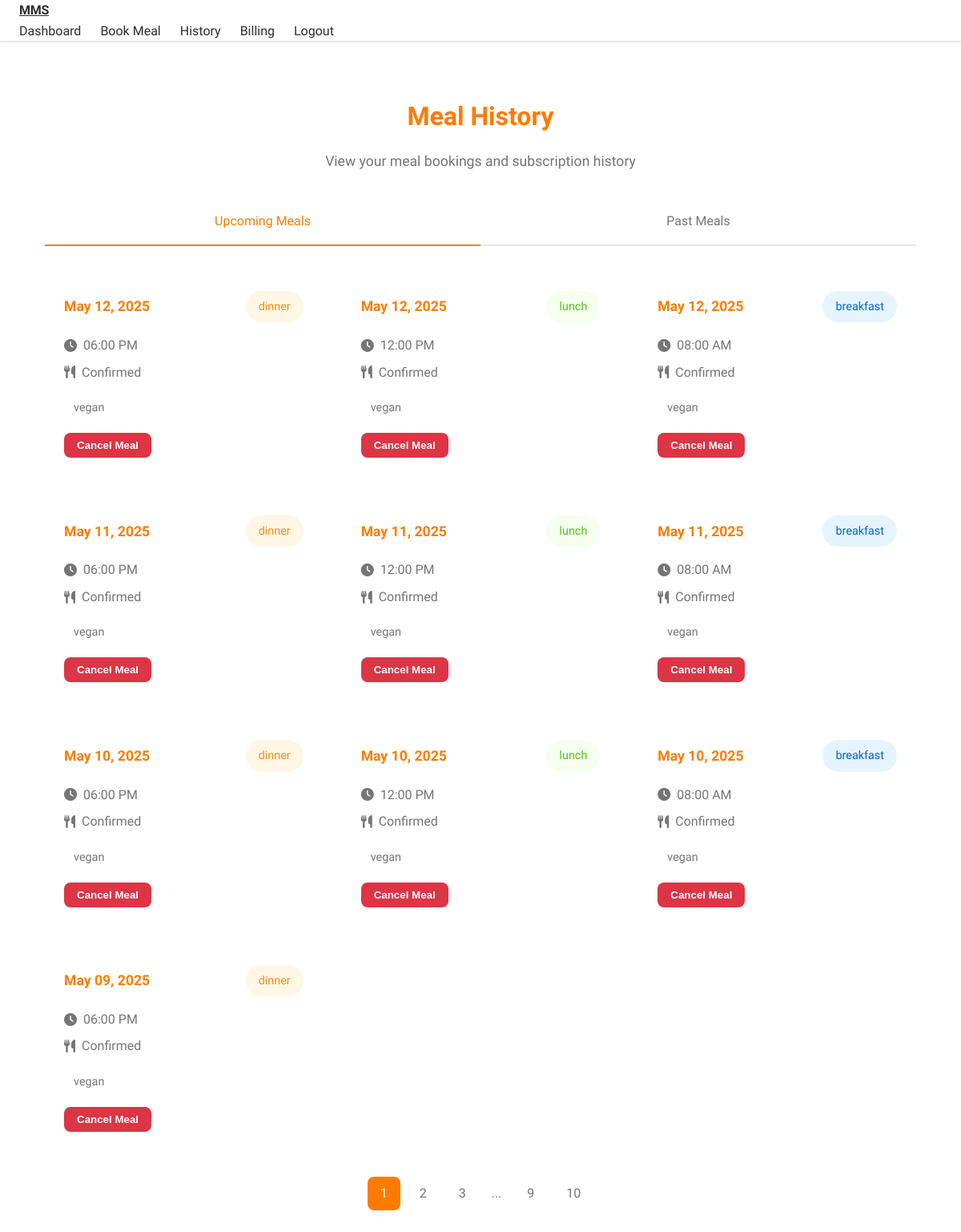
Page /meal-history (signed in) on the earlier database version.
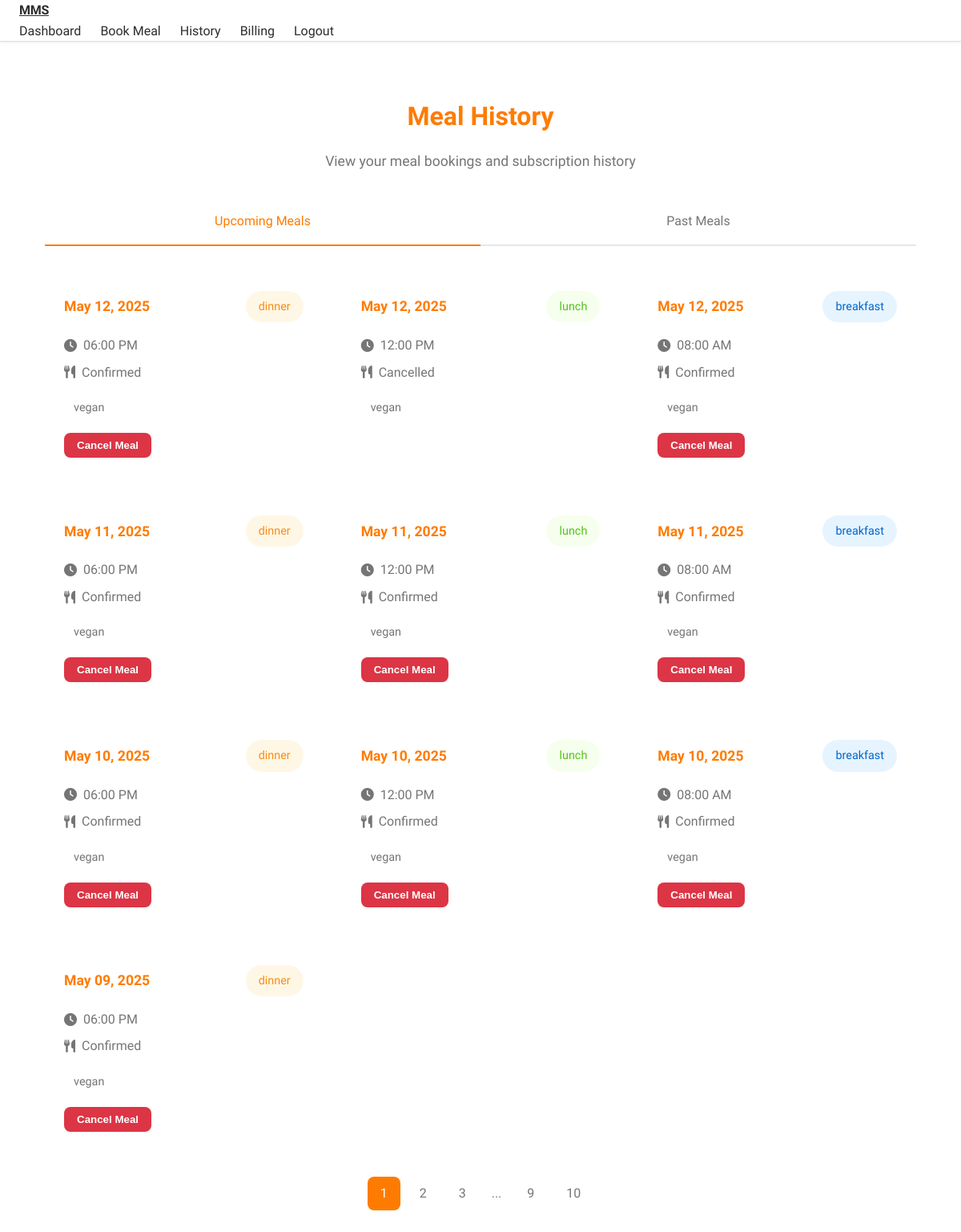
Same page on the later database version.
### models.py (models this page shows)
class Meal(db.Model):
    __tablename__ = 'meals'
    id = db.Column(db.Integer, primary_key=True)
    user_id = db.Column(db.Integer, db.ForeignKey('users.id'), nullable=False)
    meal_type = db.Column(db.String(20), nullable=False)  # breakfast, lunch, dinner
    meal_date = db.Column(db.DateTime, nullable=False)
    status = db.Column(db.String(20), default='pending')  # pending, confirmed, cancelled
    payment_status = db.Column(db.String(20), default='unpaid')  # unpaid, paid, refunded
    dietary_preferences = db.Column(db.String(200))
    created_at = db.Column(db.DateTime, default=datetime.utcnow)
    subscription_id = db.Column(db.Integer, db.ForeignKey('subscriptions.id'), nullable=True)

### routes/main.py (the view)
@main_bp.route('/meal-history')
@login_required
def meal_history():
    page = request.args.get('page', 1, type=int)
    status_filter = request.args.get('status', '')
    date_from = request.args.get('date_from', '')
    date_to = request.args.get('date_to', '')
    query = Meal.query.filter_by(user_id=current_user.id)
    if status_filter:
        query = query.filter_by(status=status_filter)
    if date_from:
        query = query.filter(Meal.meal_date >= datetime.strptime(date_from, '%Y-%m-%d'))
    if date_to:
        query = query.filter(Meal.meal_date <= datetime.strptime(date_to, '%Y-%m-%d'))
    meals = query.order_by(Meal.meal_date.desc()).paginate(
        page=page, per_page=10, error_out=False)
    return render_template('main/meal_history.html', meals=meals, now=datetime.utcnow())

### app.py (called while the page is built)
@login_manager.user_loader
def load_user(user_id):
    return User.query.get(int(user_id))

@app.before_request
def before_request():
    if current_user.is_authenticated:
        current_user.last_login = datetime.utcnow()
        db.session.commit()

### templates/main/meal_history.html (shortened to what this page needs)
{% extends "base.html" %}
{% block content %}
<div class="history-container">
    <div class="history-header">
        <h1 class="history-title">Meal History</h1>
        <p class="history-subtitle">View your meal bookings and subscription history</p>
    </div>
    <div class="history-tabs">
        <div class="history-tab active" data-content="upcoming">Upcoming Meals</div>
        <div class="history-tab" data-content="past">Past Meals</div>
    </div>
    <div id="upcoming" class="history-content active">
        <div class="meal-grid">
            {% set upcoming_meals = meals.items|selectattr('meal_date', 'ge', now)|list %}
            {% if not upcoming_meals %}
            <div class="glass-container no-meals">
                <h3>No upcoming meals</h3>
                <p>Book your next meal to see it here</p>
                <a href="{{ url_for('main.meal_booking') }}" class="action-btn">Book Now</a>
            </div>
            {% else %}
            {% for meal in upcoming_meals %}
            <div class="meal-card glass-container">
                <div class="meal-header">
                    <span class="meal-date">{{ meal.meal_date.strftime('%B %d, %Y') }}</span>
                    <span class="meal-type {{ meal.meal_type.lower() }}">{{ meal.meal_type }}</span>
                </div>
                <div class="meal-details">
                    <div class="meal-info">
                        <i class="fas fa-clock"></i>
                        <span>{{ meal.meal_date.strftime('%I:%M %p') }}</span>
                    </div>
                    <div class="meal-info">
                        <i class="fas fa-utensils"></i>
                        <span>{{ meal.status|title }}</span>
                    </div>
                    {% if meal.dietary_preferences %}
                    <div class="meal-preferences">
                        {% for pref in meal.dietary_preferences.split(',') %}
                        <span class="preference-tag">{{ pref.strip() }}</span>
                        {% endfor %}
                    </div>
                    {% endif %}
                    {% if meal.status != 'cancelled' and meal.meal_date > now %}
                    <form action="{{ url_for('main.cancel_meal', meal_id=meal.id) }}" method="POST" class="mt-3">
                        <button type="submit" class="btn btn-danger btn-sm" onclick="return confirm('Are you sure you want to cancel this meal?')">
                            Cancel Meal
                        </button>
                    </form>
                    {% endif %}
                </div>
            </div>
            {% endfor %}
            {% endif %}
        </div>
    </div>
            {% set past_meals = meals.items|selectattr('meal_date', 'lt', now)|list %}
    {% if meals.pages > 1 %}
    <div class="pagination-container">
        {% for page_num in meals.iter_pages(left_edge=2, left_current=2, right_current=2, right_edge=2) %}
        {% if page_num %}
            {% if page_num == meals.page %}
            <span class="page-item active">{{ page_num }}</span>
            {% else %}
            <a href="{{ url_for('main.meal_history', page=page_num) }}" class="page-item">{{ page_num }}</a>
            {% endif %}
        {% else %}
            <span class="page-item dots">...</span>
        {% endif %}
        {% endfor %}
    </div>
    {% endif %}
</div>
{% endblock %}

### templates/base.html (shortened to what this page needs)
<!DOCTYPE html>
<html lang="en">
<head>
    <link rel="stylesheet" href="https://cdnjs.cloudflare.com/ajax/libs/font-awesome/6.0.0/css/all.min.css">
    <link rel="stylesheet" href="{{ url_for('static', filename='css/apple.css') }}">
</head>
<body>
    <nav class="navbar">
        <div class="container">
            <a href="{{ url_for('main.index') }}" class="heading">MMS</a>
            <div class="nav-links" role="navigation" aria-label="Main navigation">
                {% if current_user.is_authenticated %}
                    <a href="{{ url_for('main.dashboard') }}" class="nav-link">Dashboard</a>
                    <a href="{{ url_for('main.meal_booking') }}" class="nav-link">Book Meal</a>
                    <a href="{{ url_for('main.meal_history') }}" class="nav-link">History</a>
                    <a href="{{ url_for('bill', user_id=current_user.id, plan_id=1) }}" class="nav-link">Billing</a>
                    <a href="{{ url_for('auth.logout') }}" class="nav-link">Logout</a>
                {% else %}
                    <a href="{{ url_for('auth.login') }}" class="nav-link">Login</a>
                    <a href="{{ url_for('auth.register') }}" class="btn btn-primary">Register</a>
                {% endif %}
            </div>
        </div>
    </nav>
    <div class="container">
        {% block content %}{% endblock %}
    </div>
</body>
</html>

### static/css/apple.css (style rules this page uses)
:root { --primary-color: #ff7b00; --secondary-color: #4a4a4a; --success-color: #00c853; --danger-color: #ff3d00; --warning-color: #ffa000; --info-color: #00b0ff; --background: #ffffff; --card-background: #ffffff; --text-primary: #2d2d2d; --text-secondary: #757575; --border-color: #e0e0e0; --font-family: 'Inter', -apple-system, BlinkMacSystemFont, sans-serif; --font-size-xs: 0.75rem; --font-size-sm: 0.875rem; --font-size-base: 1rem; --font-size-lg: 1.125rem; --font-size-xl: 1.25rem; --font-size-2xl: 1.5rem; --spacing-xs: 0.375rem; --spacing-sm: 0.75rem; --spacing-md: 1rem; --spacing-lg: 1.5rem; --spacing-xl: 2rem; --nav-height: 64px; --container-max-width: 1280px; --border-radius-sm: 8px; --border-radius-md: 12px; --border-radius-lg: 16px; --border-radius-full: 9999px; }
body { background-color: var(--background); font-family: var(--font-family); -webkit-font-smoothing: antialiased; -moz-osx-font-smoothing: grayscale; line-height: 1.6; color: var(--text-primary); }
.container { max-width: var(--container-max-width); margin: 0 auto; padding: 0 var(--spacing-lg); }
.navbar { background: rgba(255, 255, 255, 0.8); backdrop-filter: saturate(180%) blur(20px); -webkit-backdrop-filter: saturate(180%) blur(20px); box-shadow: 0 1px 3px rgba(0,0,0,0.08); position: fixed; width: 100%; top: 0; z-index: 1000; border-bottom: 1px solid var(--border-color); }
.nav-links { display: flex; align-items: center; gap: var(--spacing-lg); }
.nav-link { color: var(--text-primary); text-decoration: none; font-weight: 500; font-size: var(--font-size-base); transition: color 0.2s ease; position: relative; }
.nav-link::after { content: ''; position: absolute; width: 100%; height: 2px; bottom: -4px; left: 0; background-color: var(--primary-color); transform: scaleX(0); transition: transform 0.2s ease; }
.btn { display: inline-flex; align-items: center; justify-content: center; padding: var(--spacing-sm) var(--spacing-lg); border-radius: var(--border-radius-md); font-weight: 600; transition: all 0.3s cubic-bezier(0.4, 0, 0.2, 1); gap: var(--spacing-sm); cursor: pointer; }
.heading { font-weight: 700; letter-spacing: -0.02em; color: var(--text-primary); }

### templates/base.html (style rules this page uses)
* { margin: 0; padding: 0; box-sizing: border-box; }
body { font-family: 'SF Pro Display', -apple-system, BlinkMacSystemFont, sans-serif; padding-top: calc(var(--nav-height) + var(--spacing-lg)); min-height: 100vh; background: var(--background); color: var(--text-primary); }
.container { max-width: var(--container-max-width); margin: 0 auto; padding: 0 var(--spacing-lg); }

Differences in the rows shown:
changed Meal: status "Confirmed" → "Cancelled"; no longer shows "Cancel Meal"
